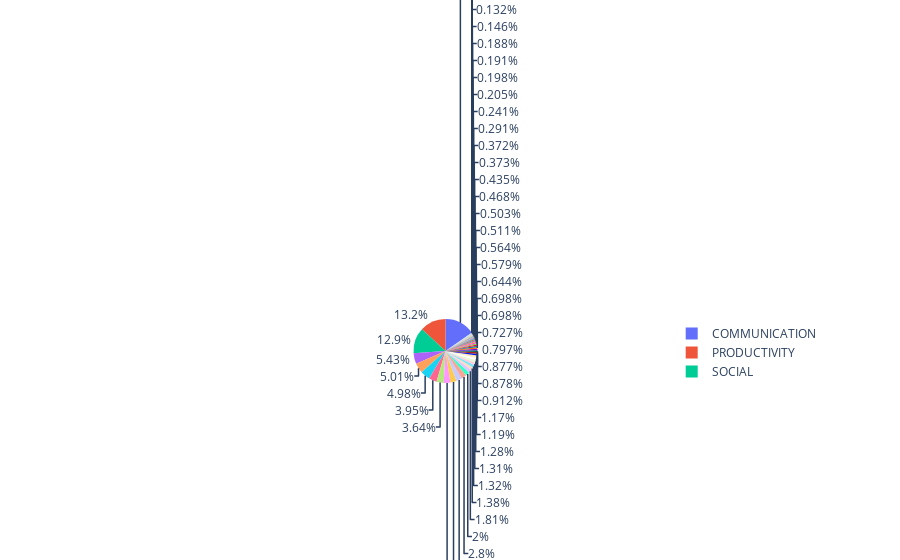

This figure's notebook cell:
### Code cell
# Общий объем установок в каждой категории
installs_of_apps_in_category = df.groupby('Category')['installs'].sum()

# Константа,делит суммарное количество установок, для удобства восприятия.  
sum_size=1000000
display('Указано количество в миллионах установок*')


# Подготовка данных для построения графика
data = [graph_objs.Pie(
        labels = installs_of_apps_in_category.index,
        values = installs_of_apps_in_category.values/sum_size,
        hoverinfo = 'label+value'
    
)]

# Построение графика
plotly.offline.iplot(data, filename='active_category')

# Вывод списка категорий с суммарным количеством установок
installs_of_apps_in_category.sort_values(ascending=False)/sum_size

### Figure 1 — Plotly figure (JSON) as saved in the notebook; plotly's stock layout.template omitted (floating-point values rounded to 4 significant figures)
{"data": [{"hoverinfo": "label+value", "labels": ["ART_AND_DESIGN", "AUTO_AND_VEHICLES", "BEAUTY", "BOOKS_AND_REFERENCE", "BUSINESS", "COMICS", "COMMUNICATION", "DATING", "EDUCATION", "ENTERTAINMENT", "EVENTS", "FINANCE", "FOOD_AND_DRINK", "GAME_ACTION", "GAME_ADVENTURE", "GAME_ARCADE", "GAME_BOARD", "GAME_CARD", "GAME_CASINO", "GAME_CASUAL", "GAME_EDUCATIONAL", "GAME_MUSIC", "GAME_PUZZLE", "GAME_RACING", "GAME_ROLE_PLAYING", "GAME_SIMULATION", "GAME_SPORTS", "GAME_STRATEGY", "GAME_TRIVIA", "GAME_WORD", "HEALTH_AND_FITNESS", "HOUSE_AND_HOME", "LIBRARIES_AND_DEMO", "LIFESTYLE", "MAPS_AND_NAVIGATION", "MEDICAL", "MUSIC_AND_AUDIO", "NEWS_AND_MAGAZINES", "PARENTING", "PERSONALIZATION", "PHOTOGRAPHY", "PRODUCTIVITY", "SHOPPING", "SOCIAL", "SPORTS", "TOOLS", "TRAVEL_AND_LOCAL", "VIDEO_PLAYERS", "WEATHER"], "type": "pie", "values": [449.7, 272.0, 148.3, 2224.0, 1303.0, 246.1, 28740.0, 351.9, 1053.0, 3384.0, 38.87, 693.7, 369.5, 5315.0, 1487.0, 5808.0, 954.6, 542.5, 811.5, 6805.0, 1302.0, 872.8, 2464.0, 5234.0, 1203.0, 2574.0, 3728.0, 2388.0, 696.2, 1357.0, 1639.0, 382.7, 55.13, 938.9, 1637.0, 114.0, 9305.0, 2453.0, 148.6, 2193.0, 6276.0, 24600.0, 1703.0, 24100.0, 355.8, 10150.0, 7382.0, 9361.0, 1081.0]}], "layout": {}}
